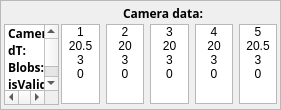
   <widget class="QFrame" name="frame_4">
    <property name="geometry">
     <rect>
      <x>40</x>
      <y>696</y>
      <width>281</width>
      <height>110</height>
     </rect>
    </property>
    <property name="frameShape">
     <enum>QFrame::StyledPanel</enum>
    </property>
    <property name="frameShadow">
     <enum>QFrame::Raised</enum>
    </property>
    <widget class="QWidget" name="layoutWidget_3">
     <property name="geometry">
      <rect>
       <x>61</x>
       <y>24</y>
       <width>216</width>
       <height>80</height>
      </rect>
     </property>
     <layout class="QHBoxLayout" name="horizontalLayout_2">
      <item>
       <widget class="QListWidget" name="listWidget_6">
        <property name="verticalScrollBarPolicy">
         <enum>Qt::ScrollBarAlwaysOff</enum>
        </property>
        <property name="horizontalScrollBarPolicy">
         <enum>Qt::ScrollBarAlwaysOff</enum>
        </property>
        <property name="sizeAdjustPolicy">
         <enum>QAbstractScrollArea::AdjustIgnored</enum>
        </property>
        <property name="currentRow">
         <number>-1</number>
        </property>
        <item>
         <property name="text">
          <string>1</string>
         </property>
         <property name="textAlignment">
          <set>AlignCenter</set>
         </property>
        </item>
        <item>
         <property name="text">
          <string>20.5</string>
         </property>
         <property name="textAlignment">
          <set>AlignCenter</set>
         </property>
        </item>
        <item>
         <property name="text">
          <string>3</string>
         </property>
         <property name="textAlignment">
          <set>AlignCenter</set>
         </property>
        </item>
        <item>
         <property name="text">
          <string>0</string>
         </property>
         <property name="textAlignment">
          <set>AlignCenter</set>
         </property>
        </item>
       </widget>
      </item>
      <item>
       <widget class="QListWidget" name="listWidget_7">
        <property name="verticalScrollBarPolicy">
         <enum>Qt::ScrollBarAlwaysOff</enum>
        </property>
        <property name="horizontalScrollBarPolicy">
         <enum>Qt::ScrollBarAlwaysOff</enum>
        </property>
        <property name="sizeAdjustPolicy">
         <enum>QAbstractScrollArea::AdjustIgnored</enum>
        </property>
        <item>
         <property name="text">
          <string>2</string>
         </property>
         <property name="textAlignment">
          <set>AlignCenter</set>
         </property>
        </item>
        <item>
         <property name="text">
          <string>20</string>
         </property>
         <property name="textAlignment">
          <set>AlignCenter</set>
         </property>
        </item>
        <item>
         <property name="text">
          <string>3</string>
         </property>
         <property name="textAlignment">
          <set>AlignCenter</set>
         </property>
        </item>
        <item>
         <property name="text">
          <string>0</string>
         </property>
         <property name="textAlignment">
          <set>AlignCenter</set>
         </property>
        </item>
       </widget>
      </item>
      <item>
       <widget class="QListWidget" name="listWidget_8">
        <property name="verticalScrollBarPolicy">
         <enum>Qt::ScrollBarAlwaysOff</enum>
        </property>
        <property name="horizontalScrollBarPolicy">
         <enum>Qt::ScrollBarAlwaysOff</enum>
        </property>
        <property name="sizeAdjustPolicy">
         <enum>QAbstractScrollArea::AdjustIgnored</enum>
        </property>
        <item>
         <property name="text">
          <string>3</string>
         </property>
         <property name="textAlignment">
          <set>AlignCenter</set>
         </property>
        </item>
        <item>
         <property name="text">
          <string>20</string>
         </property>
         <property name="textAlignment">
          <set>AlignCenter</set>
         </property>
        </item>
        <item>
         <property name="text">
          <string>3</string>
         </property>
         <property name="textAlignment">
          <set>AlignCenter</set>
         </property>
        </item>
        <item>
         <property name="text">
          <string>0</string>
         </property>
         <property name="textAlignment">
          <set>AlignCenter</set>
         </property>
        </item>
       </widget>
      </item>
      <item>
       <widget class="QListWidget" name="listWidget_9">
        <property name="verticalScrollBarPolicy">
         <enum>Qt::ScrollBarAlwaysOff</enum>
        </property>
        <property name="horizontalScrollBarPolicy">
         <enum>Qt::ScrollBarAlwaysOff</enum>
        </property>
        <property name="sizeAdjustPolicy">
         <enum>QAbstractScrollArea::AdjustIgnored</enum>
        </property>
        <item>
         <property name="text">
          <string>4</string>
         </property>
         <property name="textAlignment">
          <set>AlignCenter</set>
         </property>
        </item>
        <item>
         <property name="text">
          <string>20</string>
         </property>
         <property name="textAlignment">
          <set>AlignCenter</set>
         </property>
        </item>
        <item>
         <property name="text">
          <string>3</string>
         </property>
         <property name="textAlignment">
          <set>AlignCenter</set>
         </property>
        </item>
        <item>
         <property name="text">
          <string>0</string>
         </property>
         <property name="textAlignment">
          <set>AlignCenter</set>
         </property>
        </item>
       </widget>
      </item>
      <item>
       <widget class="QListWidget" name="listWidget_10">
        <property name="verticalScrollBarPolicy">
         <enum>Qt::ScrollBarAlwaysOff</enum>
        </property>
        <property name="horizontalScrollBarPolicy">
         <enum>Qt::ScrollBarAlwaysOff</enum>
        </property>
        <property name="sizeAdjustPolicy">
         <enum>QAbstractScrollArea::AdjustIgnored</enum>
        </property>
        <item>
         <property name="text">
          <string>5</string>
         </property>
         <property name="textAlignment">
          <set>AlignCenter</set>
         </property>
        </item>
        <item>
         <property name="text">
          <string>20.5</string>
         </property>
         <property name="textAlignment">
          <set>AlignCenter</set>
         </property>
        </item>
        <item>
         <property name="text">
          <string>3</string>
         </property>
         <property name="textAlignment">
          <set>AlignCenter</set>
         </property>
        </item>
        <item>
         <property name="text">
          <string>0</string>
         </property>
         <property name="textAlignment">
          <set>AlignCenter</set>
         </property>
        </item>
       </widget>
      </item>
     </layout>
    </widget>
    <widget class="QListWidget" name="listWidget_0">
     <property name="geometry">
      <rect>
       <x>4</x>
       <y>24</y>
       <width>55</width>
       <height>81</height>
      </rect>
     </property>
     <property name="font">
      <font>
       <family>Ubuntu Condensed</family>
       <weight>75</weight>
       <bold>true</bold>
      </font>
     </property>
     <item>
      <property name="text">
       <string>Camera:</string>
      </property>
     </item>
     <item>
      <property name="text">
       <string>dT:</string>
      </property>
     </item>
     <item>
      <property name="text">
       <string>Blobs:</string>
      </property>
     </item>
     <item>
      <property name="text">
       <string>isValid:</string>
      </property>
     </item>
    </widget>
    <widget class="QLabel" name="label_11">
     <property name="geometry">
      <rect>
       <x>123</x>
       <y>5</y>
       <width>81</width>
       <height>17</height>
      </rect>
     </property>
     <property name="font">
      <font>
       <family>Ubuntu Condensed</family>
       <weight>75</weight>
       <bold>true</bold>
      </font>
     </property>
     <property name="text">
      <string>Camera data:</string>
     </property>
    </widget>
   </widget>
